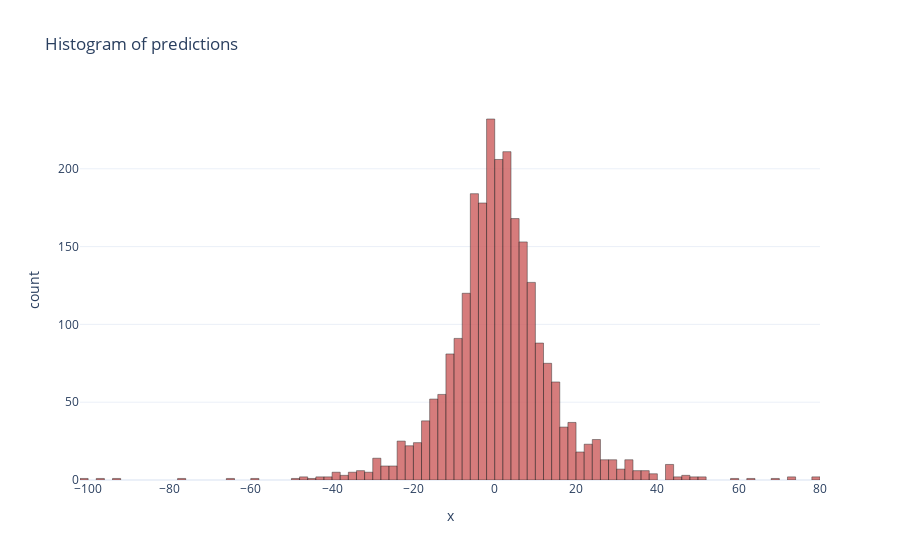

Source (notebook cell):
### Code cell
## Plot the histogram of the predictions
import plotly.express as px
#add line in between the histogram bars
px.histogram(pred1, pred8.values, nbins=100, title='Histogram of predictions', 
             opacity=0.8, color_discrete_sequence=['indianred'], template='plotly_white').update_traces(marker_line_width=0.5, marker_line_color="black")

### Figure 1 — Plotly figure (JSON) as saved in the notebook; plotly's stock layout.template omitted (floating-point values rounded to 4 significant figures; data arrays with more than 128 entries replaced by an {"elided": "..."} marker saying what was removed)
{"data": [{"alignmentgroup": "True", "bingroup": "x", "hovertemplate": "x=%{x}<br>count=%{y}<extra></extra>", "legendgroup": "", "marker": {"color": "indianred", "line": {"color": "black", "width": 0.5}, "opacity": 0.8, "pattern": {"shape": ""}}, "name": "", "nbinsx": 100, "offsetgroup": "", "orientation": "v", "showlegend": false, "type": "histogram", "x": {"elided": "2489 float values"}, "xaxis": "x", "yaxis": "y"}], "layout": {"barmode": "relative", "legend": {"tracegroupgap": 0}, "title": {"text": "Histogram of predictions"}, "xaxis": {"anchor": "y", "domain": [0, 1], "title": {"text": "x"}}, "yaxis": {"anchor": "x", "domain": [0, 1], "title": {"text": "count"}}}}
